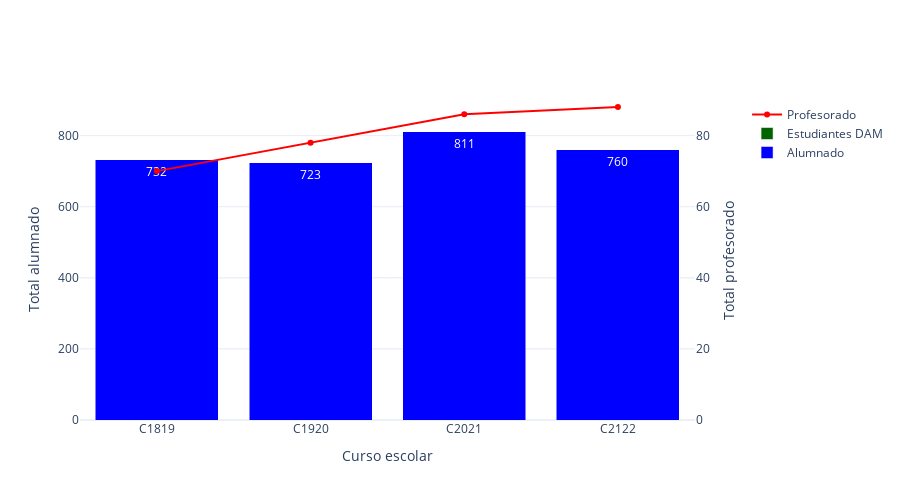

Write notebook code for a chart like this one.
### Code cell
#e1=df.query(f'evaluación == "E1"').groupby('curso').agg({'ratio': 'sum'})['ratio'].values
#e2=df.query(f'evaluación == "E2"').groupby('curso').agg({'ratio': 'sum'})['ratio'].values
#e3=df.query(f'evaluación == "E3"').groupby('curso').agg({'ratio': 'sum'})['ratio'].values
years_aux    = [extra_historic_year] + list(years)       # Vamos a añadir un año extra a la comparativa
students     = [ 732 ] + list(df.query(f'evaluación == "{labels[-1][1]}"').groupby('curso').agg({'ratio': 'sum'})['ratio'].values)             
teachers     = (     70,  78,  86, 88)      # Valores de profesorado extraídos de Tifón: 2011/12:70, 2012/13:68, 2013/14:68, 2015/16:70, 2016/17:69, 2017/18:71, 2018/19:70, 2019/20:78, 2020/21:86
if EVALUATION == 1:
    myplotly.total_students_teachers_evolution(students, teachers, years_aux)
else:
    students_dam = (      0,   0,   0,  0)      # Estudiantes a resaltar en cada curso (se restan al global)
    myplotly.total_students_teachers_evolution(students, teachers, years_aux, students_diff=(students_dam, 'Estudiantes DAM'))

### Figure 1 — Plotly figure (JSON) as saved in the notebook; plotly's stock layout.template omitted (floating-point values rounded to 4 significant figures)
{"data": [{"hoverinfo": "name+text", "marker": {"color": "blue"}, "name": "Alumnado", "text": [732, 723, 811, 760], "type": "bar", "x": ["C1819", "C1920", "C2021", "C2122"], "xaxis": "x", "y": [732, 723, 811, 760], "yaxis": "y"}, {"hoverinfo": "name+text", "marker": {"color": "darkgreen"}, "name": "Estudiantes DAM", "text": ["0", "0", "0", "0"], "type": "bar", "x": ["C1819", "C1920", "C2021", "C2122"], "xaxis": "x", "y": [0, 0, 0, 0], "yaxis": "y"}, {"hoverinfo": "name+text", "marker": {"color": "red"}, "name": "Profesorado", "text": ["70", "78", "86", "88"], "type": "scatter", "x": ["C1819", "C1920", "C2021", "C2122"], "xaxis": "x", "y": [70, 78, 86, 88], "yaxis": "y2"}], "layout": {"barmode": "stack", "height": 500, "width": 900, "xaxis": {"anchor": "y", "domain": [0, 0.94], "title": {"text": "Curso escolar"}}, "yaxis": {"anchor": "x", "domain": [0, 1], "range": [0, 900], "side": "left", "title": {"text": "Total alumnado"}}, "yaxis2": {"anchor": "x", "overlaying": "y", "range": [0, 90], "side": "right", "title": {"text": "Total profesorado"}}}}
